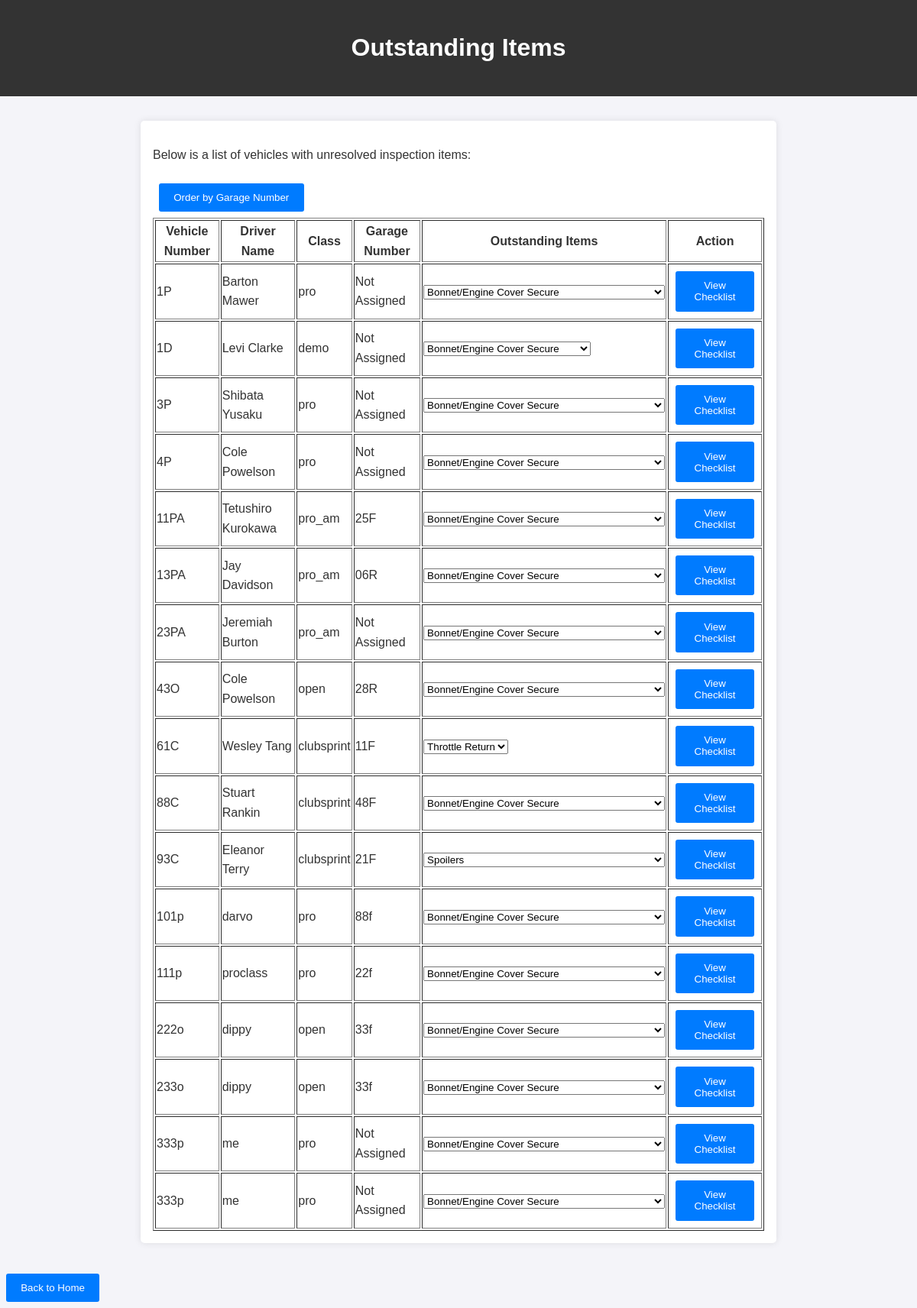
/outstanding_items, run on the app's committed database.
### models.py (models this page shows)
class Entry(db.Model):
    __tablename__ = 'entries'
    id = db.Column(db.Integer, primary_key=True)  # Unique ID for each entry
    vehicle_number = db.Column(db.String(5), nullable=False)
    vehicle_make = db.Column(db.String(255), nullable=False)
    vehicle_model = db.Column(db.String(255), nullable=False)
    vehicle_type = db.Column(db.String(2), nullable=False, default='W')
    garage_number = db.Column(db.String(255), nullable=True)
    log_book_number = db.Column(db.String(255), nullable=True)
    licence_number = db.Column(db.String(255), nullable=False, default='000000')
    driver_name = db.Column(db.String(255), nullable=False)
    team_name = db.Column(db.String(255), nullable=True)
    class_type = db.Column(db.String(255), nullable=True)  # Renamed from 'class'
    Inspection_report = db.Column(db.Boolean, nullable=False, default=False)
    approved_to_start = db.Column(db.Boolean, nullable=False, default=False)
    failed_items = db.Column(db.Boolean, nullable=False, default=False)
    inspection_checklist = db.relationship('InspectionChecklist', backref='entry', lazy=True)

### app.py (the view)
@app.route('/outstanding_items')
def outstanding_items():
    order_by = request.args.get('order_by', 'vehicle_number')
    if order_by == 'garage_number':
        order_column = func.cast(
            func.substr(
                Entry.garage_number,
                1,
                func.instr(Entry.garage_number + 'A', 'A') - 1
            ),
            Integer
        )
    else:
        order_column = func.cast(
            func.substr(
                Entry.vehicle_number,
                1,
                func.instr(Entry.vehicle_number + 'A', 'A') - 1
            ),
            Integer
        )
    items = db.session.query(
        Entry.id.label('entry_id'),
        Entry.vehicle_number,
        Entry.driver_name,
        Entry.class_type,
        Entry.garage_number,
        func.group_concat(InspectionItem.item_name).label('failed_items')
    ).join(InspectionChecklist, Entry.id == InspectionChecklist.entry_id) \
     .join(InspectionItem, InspectionChecklist.id == InspectionItem.checklist_id) \
     .filter(InspectionItem.status.in_(["Pending", "Failed"])) \
     .filter(~InspectionItem.item_name.in_([
         "Vehicle Weight", "Scrutineer Name", "Scrutineer Licence Number", "Date", "Time"
     ])) \
     .group_by(Entry.id) \
     .order_by(order_column).all()
    return render_template('outstanding_items.html', items=items, order_by=order_by)

### app.py (called while the page is built)
@app.before_request
def enable_foreign_keys():
    if 'sqlite' in SQLALCHEMY_DATABASE_URI:
        with db.engine.connect() as connection:
            connection.execute(text("PRAGMA foreign_keys=ON"))

### templates/outstanding_items.html (shortened to what this page needs)
<!DOCTYPE html>
<html lang="en">
<head>
  <link rel="stylesheet" href="{{ url_for('static', filename='styles.css') }}">
</head>
<body>
  <header>
    <h1>Outstanding Items</h1>
  </header>
  <section>
    <p>Below is a list of vehicles with unresolved inspection items:</p>
    <button onclick="window.location.href='?order_by={{ 'garage_number' if order_by == 'vehicle_number' else 'vehicle_number' }}'">
      Order by {{ 'Garage Number' if order_by == 'vehicle_number' else 'Vehicle Number' }}
    </button>
    <table border="1">
      <thead>
        <tr>
          <th>Vehicle Number</th>
          <th>Driver Name</th>
          <th>Class</th>
          <th>Garage Number</th>
          <th>Outstanding Items</th>
          <th>Action</th>
        </tr>
      </thead>
      <tbody>
        {% for item in items %}
        <tr>
          <td>{{ item.vehicle_number }}</td>
          <td>{{ item.driver_name }}</td>
          <td>{{ item.class_type }}</td>
          <td>{{ item.garage_number or "Not Assigned" }}</td>
          <td>
            <select readonly>
              {% for failed_item in item.failed_items.split(',') %}
              <option>{{ failed_item }}</option>
              {% endfor %}
            </select>
          </td>
          <td>
            <form action="/view_checklist" method="POST" style="display:inline;">
              <button type="submit">View Checklist</button>
            </form>
          </td>
        </tr>
        {% endfor %}
      </tbody>
    </table>
  </section>
  <button onclick="window.location.href='/'">Back to Home</button>
</body>
</html>

### static/styles.css (style rules this page uses)
body { font-family: Arial, sans-serif; line-height: 1.6; margin: 0; padding: 0; background-color: #f4f4f9; color: #333; }
header { background: #333; color: #fff; padding: 1rem 0; text-align: center; }
section { margin: 2rem auto; padding: 1rem; max-width: 800px; background: #fff; box-shadow: 0 0 10px rgba(0, 0, 0, 0.1); border-radius: 5px; }
button { margin: 0.5rem; padding: 0.7rem 1.2rem; background: #007BFF; border: none; color: white; border-radius: 3px; cursor: pointer; }

### data on the page
Entry: vehicle_number "1P", driver_name "Barton Mawer", class_type "pro", garage_number "Not Assigned"
Entry: vehicle_number "1D", driver_name "Levi Clarke", class_type "demo", garage_number "Not Assigned"
Entry: vehicle_number "3P", driver_name "Shibata Yusaku", class_type "pro", garage_number "Not Assigned"
Entry: vehicle_number "4P", driver_name "Cole Powelson", class_type "pro", garage_number "Not Assigned"
Entry: vehicle_number "11PA", driver_name "Tetushiro Kurokawa", class_type "pro_am", garage_number "25F"
Entry: vehicle_number "13PA", driver_name "Jay Davidson", class_type "pro_am", garage_number "06R"
Entry: vehicle_number "23PA", driver_name "Jeremiah Burton", class_type "pro_am", garage_number "Not Assigned"
Entry: vehicle_number "43O", driver_name "Cole Powelson", class_type "open", garage_number "28R"
Entry: vehicle_number "61C", driver_name "Wesley Tang", class_type "clubsprint", garage_number "11F"
Entry: vehicle_number "88C", driver_name "Stuart Rankin", class_type "clubsprint", garage_number "48F"
Entry: vehicle_number "93C", driver_name "Eleanor Terry", class_type "clubsprint", garage_number "21F"
Entry: vehicle_number "101p", driver_name "darvo", class_type "pro", garage_number "88f"
Entry: vehicle_number "111p", driver_name "proclass", class_type "pro", garage_number "22f"
Entry: vehicle_number "222o", driver_name "dippy", class_type "open", garage_number "33f"
Entry: vehicle_number "233o", driver_name "dippy", class_type "open", garage_number "33f"
Entry: vehicle_number "333p", driver_name "me", class_type "pro", garage_number "Not Assigned"
Entry: vehicle_number "333p", driver_name "me", class_type "pro", garage_number "Not Assigned"

### other printed values
{{ 'Garage Number' if order_by == 'vehicle_number' else 'Vehicle Number' }} "Garage Number"
form field value "Bonnet/Engine Cover Secure"
form field value "Throttle Return"
form field value "Spoilers"
